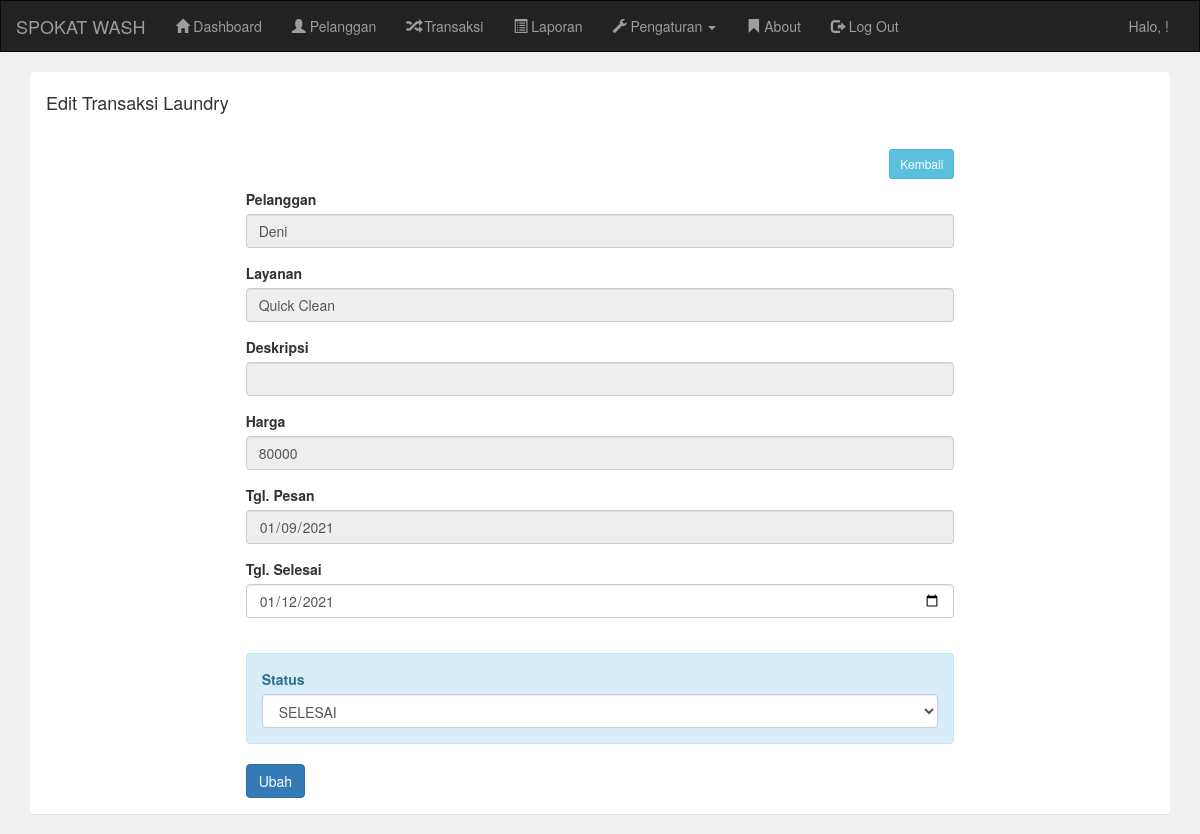
The app's page /admin/transaksi_edit.php?id=1 (signed in) with its own data.
### tables this page shows
CREATE TABLE `transaksi` (
  `transaksi_id` int(11) NOT NULL,
  `id_layanan` int(11) NOT NULL,
  `transaksi_pelanggan` int(11) NOT NULL,
  `transaksi_jml_sepatu` int(11) NOT NULL,
  `transaksi_harga` int(11) NOT NULL,
  `transaksi_status` int(11) NOT NULL,
  `transaksi_tgl` date NOT NULL,
  `transaksi_tgl_selesai` date DEFAULT NULL
);

CREATE TABLE `pelanggan` (
  `pelanggan_id` int(11) NOT NULL,
  `pelanggan_nama` varchar(255) NOT NULL,
  `pelanggan_hp` varchar(255) NOT NULL,
  `pelanggan_alamat` text NOT NULL,
  `pelanggan_password` varchar(255) NOT NULL
);

CREATE TABLE `layanan` (
  `id_layanan` int(11) NOT NULL,
  `nama_layanan` varchar(30) NOT NULL,
  `harga` int(11) NOT NULL
);

### admin/transaksi_edit.php (the view, shortened to what this page needs)
<?php include 'header.php'; ?>
<?php
include '../koneksi.php';
?>
<div class="container">
    <div class="panel">
        <div class="panel-heading">
            <h4>Edit Transaksi Laundry</h4>
        </div>
        <div class="panel-body">
            <div class="col-md-8 col-md-offset-2">
                <a href="transaksi.php" class="btn btn-sm btn-info pull-right">Kembali</a>
                <br/>
                <br/>
                <?php
                $id = $_GET['id'];
                $transaksi = mysqli_query($koneksi,"select pelanggan.*,transaksi.*,layanan.* from transaksi
                    INNER JOIN pelanggan ON transaksi.transaksi_pelanggan=Pelanggan.pelanggan_id
                    INNER JOIN layanan ON transaksi.id_layanan=layanan.id_layanan
                    where transaksi_id='$id'");
                while($t=mysqli_fetch_array($transaksi)){
                    ?>
                    <form method="post" action="transaksi_update.php">
                        <div class="form-group">
                            <label>Pelanggan</label>
                            <input type="text" class="form-control" readonly value="<?php echo $t['pelanggan_nama'] ?>">
                        </div>
                        <div class="form-group">
                            <label>Layanan</label>
                            <input type="text" class="form-control" readonly value="<?php echo $t['nama_layanan'] ?>">
                        </div>
                           <div class="form-group">
                            <label>Deskripsi</label>
                            <input type="text" class="form-control" name="deskripsi" required readonly value="<?php echo $t['deskripsi'] ?>">
                        </div>
                        <div class="form-group">
                            <label>Harga</label>
                            <input type="number" class="form-control" name="transaksi_harga" required readonly value="<?php echo $t['transaksi_harga'] ?>">
                        </div>
                        <div class="form-group">
                            <label>Tgl. Pesan</label>
                            <input type="date" class="form-control" name="transaksi_tgl" value="<?php echo $t['transaksi_tgl']; ?>" readonly>
                        </div>
                        <div class="form-group">
                            <label>Tgl. Selesai</label>
                            <input type="date" class="form-control" name="transaksi_tgl_selesai" required="required" value="<?php echo $t['transaksi_tgl_selesai']; ?>">
                        </div>
                        <br/>
                            <div class="form-group alert alert-info">
                                <label>Status</label>
                                <select class="form-control" name="status" required="required">
                                    <option <?php if($t['transaksi_status']=="2"){echo "selected='selected'";} ?> value="2">SELESAI</option>
                                </select>
                            </div>
                            <input type="submit" class="btn btn-primary" value="Ubah">
                        </form>
                        <?php
                    }
                    ?>
                </div>
            </div>
        </div>
    </div>
<?php include 'footer.php'; ?>

### records on screen
transaksi: pelanggan_nama "Deni", id_layanan.nama_layanan "Quick Clean", transaksi_harga "80000", transaksi_tgl "01/09/2021", transaksi_tgl_selesai "01/12/2021", status "SELESAI"
